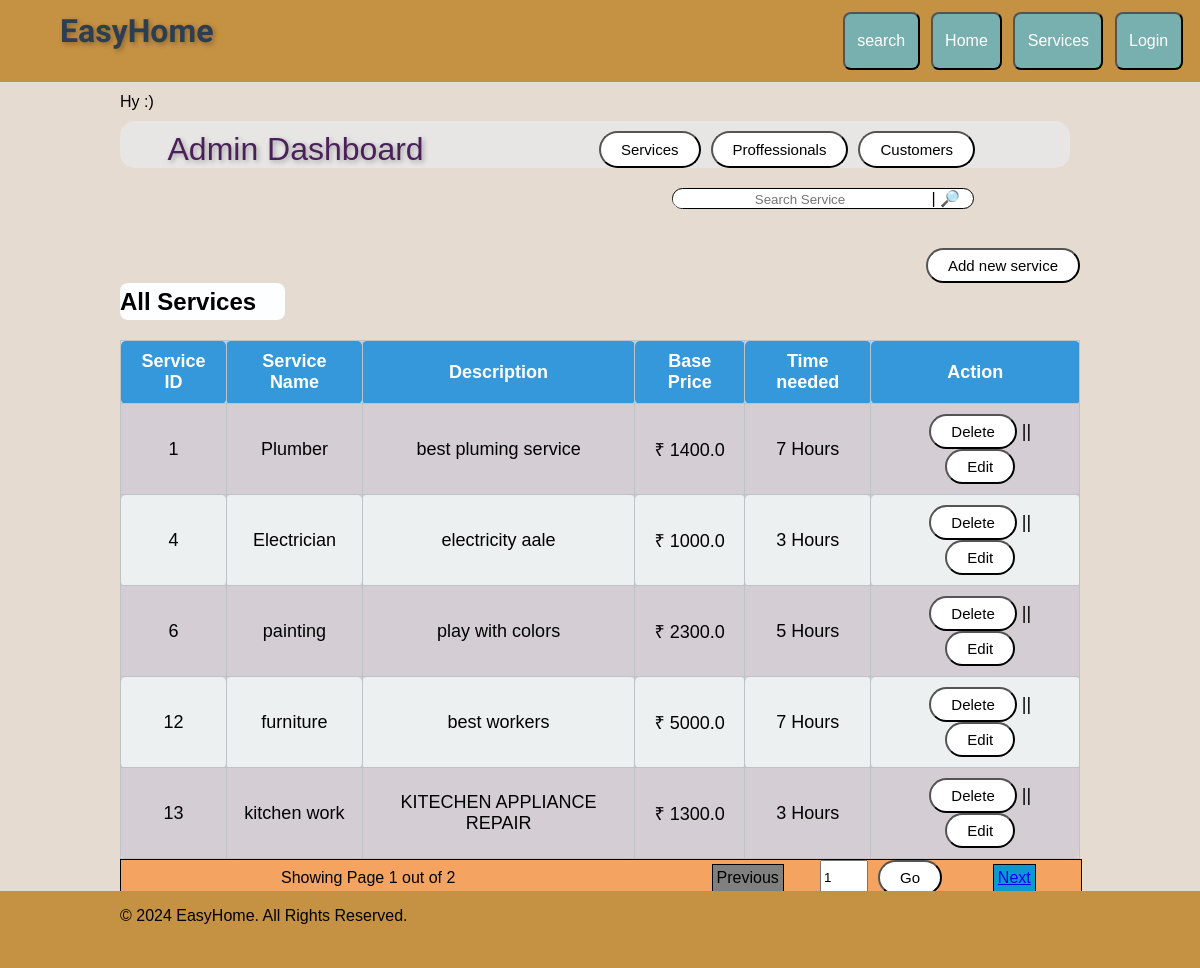
The app's page /admin_service (signed in), older data.
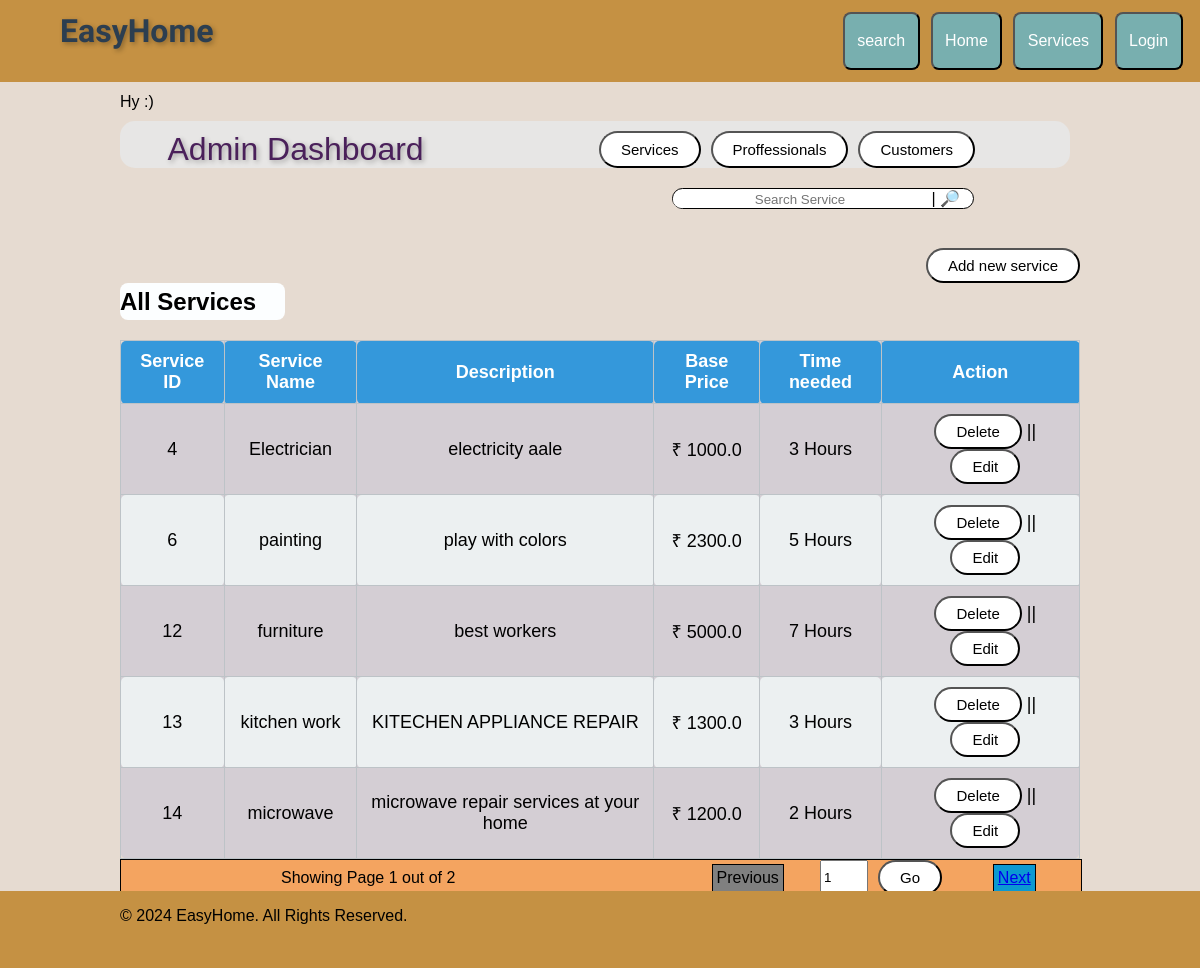
The same page, newer data.
### app.py (models this page shows, shortened)
class Services(db.Model):
    service_id= db.Column(db.Integer, primary_key = True)
    service_name= db.Column(db.String(50)  )
    service_desc= db.Column(db.String(200) )
    service_b_price= db.Column(db.Float() ,nullable= False)
    time_required =db.Column(db.String,  nullable=False)

### app.py (the view, shortened to what this page needs)
@app.route("/admin_service", methods=['POST', 'GET'])
@admin_only
def service():
    per_page= 5
    page= request.args.get('page',1,int)
    query = request.args.get('word')
    if query:
        serv = Services.query.filter(or_ (Services.service_name.like(f'%{query}%'), Services.service_desc.like(f'%{query}%'), Services.service_id.like(f'%{query}%'))).paginate(page= page, per_page=per_page)
    else:serv=Services.query.paginate(page= page, per_page=per_page)
    del1= None
    edit1 =None
    if request.method == 'POST':
        del1= request.form.get("del")
        edit1=request.form.get("edit1")
    if edit1:
        service1= Services.query.get(edit1)
        if service1:
            flag2=service1.service_id
            return redirect(f"/admin_service/{flag2}" )
    return render_template("admin_service.html",serv=serv )

### app.py (called while the page is built)
def admin_only(f):
    @wraps(f)
    def admin1(*args, **kwargs):
        if session :
            user =session.get('type1')
            if user == 'admin':
                flash('You need to be logged in as an admin to access this page.', 'warning')
                return f(*args, **kwargs)
            else: return redirect('/dashboard')
        else: return redirect('/login')
    return admin1

### templates/admin_service.html (shortened to what this page needs)
{% extends "admin.html" %}
{% block admin %}
<div class="panel">
<div class="flex_button panel">
    <div style="width: 300px; margin-left: 30px;" class="searchbar flex_button" >
        <form action="/admin_service" >
            <input style="width: 250px;" margin: 0;" id="searchbox" name="word" value="{{request.args.get('word', '')}}"  required  placeholder="Search Service">
            | <button  style="all: initial;" id='search_button' type="submit">🔎</button>
        </form>
    </div>
</div>
<div  class="button_end" >
    <button  onclick="location.href='/admin_service/add';">
        Add new service
    </button>
</div>
<div class="table_lebel">
    All Services
</div>
<table>
    <thead>
        <tr>
            <th>Service ID</th>
            <th>Service Name</th>
            <th>Description</th>
            <th>Base Price</th>
            <th>Time needed</th>
            <th>Action</th>
        </tr>
    </thead>
    <tbody>
    {% for service in serv %}
    <tr>
      <td> {{service.service_id}}</td>
      <td> {{service.service_name}}</td>
      <td> {{service.service_desc}}</td>
      <td> ₹ {{service.service_b_price}}</td>
      <td> {{service.time_required}} Hours</td>
      <td><form action="/admin_service" method="POST">
        <button name="del" value="{{service.service_id}}" type="submit">Delete</button> ||
      <form action="/admin_service" method="POST">
        <button name="edit1" value="{{service.service_id}}" type="submit">Edit</button></td>
       </tr>
{% endfor %}
    </tbody>
</table>
<div class="paginator">
  <div style="justify-content: flex-start; align-items: center;">
     Showing Page {{serv.page}} out of {{serv.pages}}
  </div>
  <div style="justify-content: flex-start;" >
  <div style="justify-content: flex-start;">
      {% if serv.has_prev %}
          <a  id="active_pgntr" href="{{ url_for('service', page=serv.prev_num) }}" >Previous</a>
      {% else %}
          <a>Previous</a>
      {% endif %}
  </div>
  <div style=" justify-content: center;">
  <form style="display:flex;" action="{{ url_for('service')}}">
      <input style="width:40px;" id="page_a" name='page' value="{{serv.page}}">
      <button type="submit"> Go </button>
  </form>
  </div>
  <div style="justify-content: flex-end;">
  {% if serv.has_next %}
      <a id="active_pgntr" href="{{ url_for('service', page=serv.next_num) }}">Next</a>
  {% else %}
      <a >Next</a>
  {% endif %}
  </div>
  </div>
</div>
</body>
</html>
{% endblock %}

### templates/admin.html (shortened to what this page needs)
{% extends "common.html" %}
{% block body %}
<div class="panel">
Hy {{session.username}} :)<br>
{% if session.type1 == 'admin' %}
<div class="admin_bar" >
    <div  style="padding-left: 5%; font-size: 200%; color: #4a205a; text-shadow: 2px 2px 5px rgba(0, 0, 0, 0.3);">
        Admin Dashboard</div>
    <div style="display: flex; margin-right: 10%;">
        <button onclick="location.href='/admin_service';">Services </button>
        <button  onclick="location.href='/pro';">Proffessionals</button>
        <button onclick="location.href='/cust';">Customers</button>
    </div>
</div>
</div>
{% endif %}
{% block admin %}{% endblock %}
{% endblock %}

### templates/common.html (shortened to what this page needs)
<!DOCTYPE html>
<html lang="en">
<head>
    <link rel="stylesheet" href="{{url_for('static',filename='style.css')}}" >
</head>
<body1>
    <div class="nav-bar">
        <div class="easyhome">
            EasyHome
        </div>
        <div style="display: flex; margin-right: 10%;">
            <button>
                <label for="search1">
                    search
                </label>
            </button>
            <button onclick="location.href='/';">
                Home </button>
                <button onclick="location.href='/services';">
                    Services </button>
            {% if session.username %}
            <a  onclick="location.href='/dashboard';">
                <img class='nav-icon' src="{{url_for('static' , filename='icons/profile.png') }}" alt="User"/>
                 <p>profile</p>
            </a>
            <a  onclick="location.href='/logout';">
                <img class='nav-icon' src="{{url_for('static' , filename='icons/logout.png') }}" alt="logout"/>
                <p>logout</p>
            </a>
            {% else %}
            <button  onclick="location.href='/login';">
                Login </button>
            {% endif %}
        </div>
    </div>
{% block body %}{% endblock %}
<div class="footer1">
    <div >
        <p>© 2024 EasyHome. All Rights Reserved.</p>
    </div>
</div>
</html>

### static/style.css (style rules this page uses)
body, html { margin: 0; padding-top: 3%; padding-bottom: 3%; box-sizing: border-box; background: rgb(230, 219, 209); }
.panel { margin-left: 10%; margin-right: 10%; }
button { padding: 7px 20px; font-size: 15px; margin-left: 10px; border-radius: 40px; cursor: pointer; background-color: #ffffff; }
.button_end { display: flex; justify-content: flex-end; height: 5%; margin-top: 3%; margin-left: 12px; }
.table_lebel { display: inline-block; padding-right: 3%; font-size: 150%; font-weight: bold; border-radius: 8px; padding-top: 0.5%; padding-bottom: 0.5%; background-color: #fcfeff; }
table { background: #d4ced4; width: 100%; margin: 20px auto; border-collapse: collapse; font-size: 18px; border-radius: 8px; margin-bottom: 0; }
table, th, td { border: 1px solid #bdc3c7; }
th { background-color: #3498db; color: white; padding: 10px; font-weight: bold; }
td { padding: 10px; text-align: center; }
tr:nth-child(even) { background-color: #ecf0f1; }
td, th { border-radius: 5px; }
.easyhome { padding-left: 5%; font-family: 'Great Vibes', cursive; font-size: 200%; font-weight: bold; color: #2C3E50; text-shadow: 2px 2px 5px rgba(0, 0, 0, 0.3); }
.nav-bar { position: fixed; top: 0; display: flex; background: rgb(197, 145, 67);; justify-content: space-between; height: 6%; width: 100%; padding-top: 1%; padding-bottom: 1%; z-index: 1000; }
.nav-bar button { padding: 1% 5%; margin-right: 0.5%; font-size: 100%; border-radius: 8px; color:white; background-color: #78afaf; cursor: pointer; }
.admin_bar { border-radius: 15px; display: flex; background: rgb(231, 230, 229); justify-content: space-between; height: 5%; padding-top: 1%; margin: 10px; margin-left: 0; }
.admin_bar div button { margin-left: 10px; }
.footer1 { background-color: rgb(197, 145, 67); position: fixed; height: 8%; left: 0; right: 0; bottom: 0; }
.footer1 p { position: fixed; left: 10%; }
.flex_button { display: flex; align-items: center; justify-content: space-between; gap: 10px }
.flex_button button { margin: 0; justify-content: flex-end; border-radius:10px; border: 1px solid black ; }
.searchbar { width: 80%; margin: 10px; background: #ffffff; border: 1px solid rgb(0, 0, 0); border-radius: 20px; border-collapse: collapse; }
#searchbox { width: 80%; height: 100%; border: none; border-radius: 20px; border-collapse: collapse; border-top-right-radius:0; border-bottom-right-radius:0; text-align: center; }
#search_button { margin: 0; width: 10px; border: none; text-overflow: ellipsis; border-radius: 20px; }
.paginator { background: sandybrown; border: 1PX solid black; border-radius: 0; width: 100%; display: flex; justify-content: flex-end; padding: 0; margin: 0; }
.paginator div { display: flex; width:400px ; }
.paginator div div { display: flex; flex:1; }
.paginator div div a { border: 1px solid black ; background: gray; cursor: no-drop; margin: auto; padding: 4px; }
#active_pgntr { background: rgb(11, 153, 209); cursor: pointer; }

Row changes from the older to the newer data that the page shows:
removed Services: service_id "1", service_name "Plumber", service_desc "best pluming service", service_b_price "1400.0", time_required "7"
now on this page (row unchanged): Services: service_id "14", service_name "microwave", service_desc "microwave repair services at your home", service_b_price "1200.0", time_required "2"
